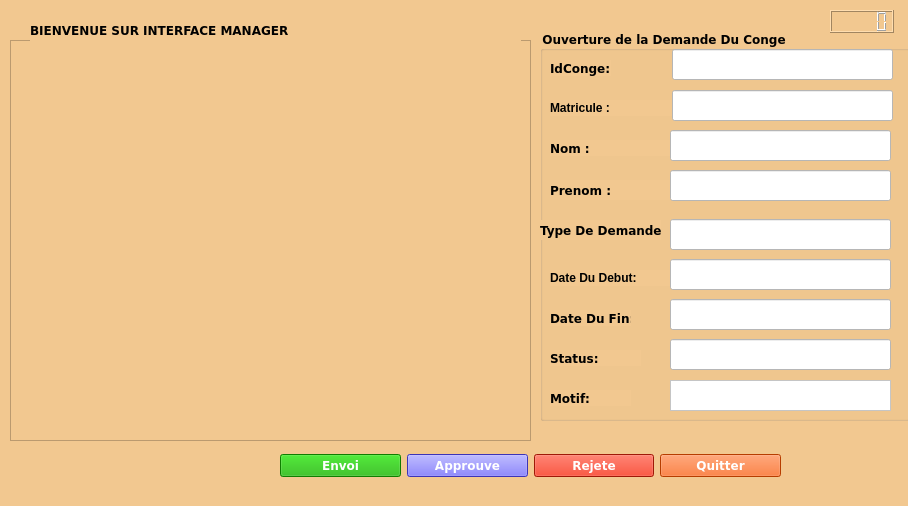
<?xml version="1.0" encoding="UTF-8"?>
<ui version="4.0">
 <class>Manager</class>
 <widget class="QMainWindow" name="Manager">
  <property name="geometry">
   <rect>
    <x>0</x>
    <y>0</y>
    <width>908</width>
    <height>506</height>
   </rect>
  </property>
  <property name="sizePolicy">
   <sizepolicy hsizetype="Fixed" vsizetype="Fixed">
    <horstretch>0</horstretch>
    <verstretch>0</verstretch>
   </sizepolicy>
  </property>
  <property name="windowTitle">
   <string>MANAGER</string>
  </property>
  <property name="styleSheet">
   <string notr="true">background-color: rgb(242, 200, 144);</string>
  </property>
  <widget class="QWidget" name="centralwidget">
   <widget class="QTableView" name="tableViewManager">
    <property name="geometry">
     <rect>
      <x>10</x>
      <y>40</y>
      <width>521</width>
      <height>401</height>
     </rect>
    </property>
    <property name="font">
     <font>
      <family>Verdana</family>
      <italic>true</italic>
     </font>
    </property>
   </widget>
   <widget class="QWidget" name="gridLayoutWidget">
    <property name="geometry">
     <rect>
      <x>280</x>
      <y>450</y>
      <width>501</width>
      <height>31</height>
     </rect>
    </property>
    <layout class="QGridLayout" name="gridLayout">
     <item row="0" column="2">
      <widget class="QPushButton" name="pushButton_2">
       <property name="font">
        <font>
         <family>Verdana</family>
         <weight>75</weight>
         <bold>true</bold>
        </font>
       </property>
       <property name="styleSheet">
        <string notr="true">background-color: rgb(223, 35, 10);
color: rgb(255, 255, 255);</string>
       </property>
       <property name="text">
        <string>Rejete</string>
       </property>
       <property name="icon">
        <iconset resource="MesRessources.qrc">
         <normaloff>:/Images/rejete.png</normaloff>:/Images/rejete.png</iconset>
       </property>
       <property name="iconSize">
        <size>
         <width>20</width>
         <height>20</height>
        </size>
       </property>
      </widget>
     </item>
     <item row="0" column="1">
      <widget class="QPushButton" name="pushButton_3">
       <property name="font">
        <font>
         <family>Verdana</family>
         <weight>75</weight>
         <bold>true</bold>
        </font>
       </property>
       <property name="styleSheet">
        <string notr="true">background-color: rgb(85, 73, 255);
color: rgb(255, 255, 255);</string>
       </property>
       <property name="text">
        <string>Approuve</string>
       </property>
       <property name="icon">
        <iconset resource="MesRessources.qrc">
         <normaloff>:/Images/valide.png</normaloff>:/Images/valide.png</iconset>
       </property>
       <property name="iconSize">
        <size>
         <width>20</width>
         <height>20</height>
        </size>
       </property>
      </widget>
     </item>
     <item row="0" column="0">
      <widget class="QPushButton" name="pushButton_4">
       <property name="font">
        <font>
         <family>Verdana</family>
         <weight>75</weight>
         <bold>true</bold>
        </font>
       </property>
       <property name="styleSheet">
        <string notr="true">background-color: rgb(23, 175, 0);
color: rgb(255, 255, 255);</string>
       </property>
       <property name="text">
        <string>Envoi</string>
       </property>
       <property name="icon">
        <iconset resource="MesRessources.qrc">
         <normaloff>:/Images/send.png</normaloff>:/Images/send.png</iconset>
       </property>
       <property name="iconSize">
        <size>
         <width>20</width>
         <height>20</height>
        </size>
       </property>
      </widget>
     </item>
     <item row="0" column="3">
      <widget class="QPushButton" name="pushButton">
       <property name="font">
        <font>
         <family>Verdana</family>
         <weight>75</weight>
         <bold>true</bold>
        </font>
       </property>
       <property name="styleSheet">
        <string notr="true">background-color: rgb(255, 85, 0);
color: rgb(255, 255, 255);
</string>
       </property>
       <property name="text">
        <string>Quitter</string>
       </property>
       <property name="icon">
        <iconset resource="MesRessources.qrc">
         <normaloff>:/Images/cancel.png</normaloff>:/Images/cancel.png</iconset>
       </property>
       <property name="iconSize">
        <size>
         <width>20</width>
         <height>20</height>
        </size>
       </property>
      </widget>
     </item>
    </layout>
   </widget>
   <widget class="QLabel" name="label">
    <property name="geometry">
     <rect>
      <x>30</x>
      <y>20</y>
      <width>491</width>
      <height>21</height>
     </rect>
    </property>
    <property name="font">
     <font>
      <family>Verdana</family>
      <weight>75</weight>
      <bold>true</bold>
     </font>
    </property>
    <property name="text">
     <string>BIENVENUE SUR INTERFACE MANAGER</string>
    </property>
   </widget>
   <widget class="QGroupBox" name="groupBox">
    <property name="geometry">
     <rect>
      <x>540</x>
      <y>30</y>
      <width>371</width>
      <height>391</height>
     </rect>
    </property>
    <property name="font">
     <font>
      <family>Verdana</family>
      <weight>75</weight>
      <bold>true</bold>
     </font>
    </property>
    <property name="title">
     <string>Ouverture de la Demande Du Conge</string>
    </property>
    <widget class="QLabel" name="label_2">
     <property name="geometry">
      <rect>
       <x>10</x>
       <y>30</y>
       <width>61</width>
       <height>16</height>
      </rect>
     </property>
     <property name="font">
      <font>
       <family>Verdana</family>
       <weight>75</weight>
       <bold>true</bold>
      </font>
     </property>
     <property name="text">
      <string>IdConge:</string>
     </property>
    </widget>
    <widget class="QLineEdit" name="lineEdit">
     <property name="geometry">
      <rect>
       <x>132</x>
       <y>19</y>
       <width>221</width>
       <height>31</height>
      </rect>
     </property>
     <property name="font">
      <font>
       <family>Verdana</family>
       <weight>75</weight>
       <bold>true</bold>
      </font>
     </property>
     <property name="styleSheet">
      <string notr="true">background-color: rgb(255, 255, 255);</string>
     </property>
    </widget>
    <widget class="QLabel" name="label_3">
     <property name="geometry">
      <rect>
       <x>10</x>
       <y>70</y>
       <width>131</width>
       <height>16</height>
      </rect>
     </property>
     <property name="font">
      <font>
       <weight>75</weight>
       <bold>true</bold>
      </font>
     </property>
     <property name="text">
      <string>Matricule :</string>
     </property>
    </widget>
    <widget class="QLineEdit" name="lineEdit_2">
     <property name="geometry">
      <rect>
       <x>132</x>
       <y>60</y>
       <width>221</width>
       <height>31</height>
      </rect>
     </property>
     <property name="font">
      <font>
       <family>Verdana</family>
       <weight>75</weight>
       <bold>true</bold>
      </font>
     </property>
     <property name="styleSheet">
      <string notr="true">background-color: rgb(255, 255, 255);</string>
     </property>
    </widget>
    <widget class="QLabel" name="label_4">
     <property name="geometry">
      <rect>
       <x>10</x>
       <y>110</y>
       <width>141</width>
       <height>16</height>
      </rect>
     </property>
     <property name="font">
      <font>
       <family>Verdana</family>
       <weight>75</weight>
       <bold>true</bold>
      </font>
     </property>
     <property name="text">
      <string>Nom :</string>
     </property>
    </widget>
    <widget class="QLabel" name="label_5">
     <property name="geometry">
      <rect>
       <x>10</x>
       <y>150</y>
       <width>121</width>
       <height>20</height>
      </rect>
     </property>
     <property name="font">
      <font>
       <family>Verdana</family>
       <weight>75</weight>
       <bold>true</bold>
      </font>
     </property>
     <property name="text">
      <string>Prenom :</string>
     </property>
    </widget>
    <widget class="QLineEdit" name="lineEdit_3">
     <property name="geometry">
      <rect>
       <x>130</x>
       <y>100</y>
       <width>221</width>
       <height>31</height>
      </rect>
     </property>
     <property name="font">
      <font>
       <family>Verdana</family>
       <weight>75</weight>
       <bold>true</bold>
      </font>
     </property>
     <property name="styleSheet">
      <string notr="true">background-color: rgb(255, 255, 255);</string>
     </property>
    </widget>
    <widget class="QLineEdit" name="lineEdit_4">
     <property name="geometry">
      <rect>
       <x>130</x>
       <y>140</y>
       <width>221</width>
       <height>31</height>
      </rect>
     </property>
     <property name="font">
      <font>
       <family>Verdana</family>
       <weight>75</weight>
       <bold>true</bold>
      </font>
     </property>
     <property name="styleSheet">
      <string notr="true">background-color: rgb(255, 255, 255);</string>
     </property>
    </widget>
    <widget class="QLabel" name="label_6">
     <property name="geometry">
      <rect>
       <x>0</x>
       <y>190</y>
       <width>121</width>
       <height>20</height>
      </rect>
     </property>
     <property name="font">
      <font>
       <family>Verdana</family>
       <weight>75</weight>
       <bold>true</bold>
      </font>
     </property>
     <property name="text">
      <string>Type De Demande :</string>
     </property>
    </widget>
    <widget class="QLineEdit" name="lineEdit_5">
     <property name="geometry">
      <rect>
       <x>130</x>
       <y>189</y>
       <width>221</width>
       <height>31</height>
      </rect>
     </property>
     <property name="font">
      <font>
       <family>Verdana</family>
       <weight>75</weight>
       <bold>true</bold>
      </font>
     </property>
     <property name="styleSheet">
      <string notr="true">background-color: rgb(255, 255, 255);</string>
     </property>
    </widget>
    <widget class="QLabel" name="label_7">
     <property name="geometry">
      <rect>
       <x>10</x>
       <y>240</y>
       <width>121</width>
       <height>16</height>
      </rect>
     </property>
     <property name="font">
      <font>
       <weight>75</weight>
       <bold>true</bold>
      </font>
     </property>
     <property name="text">
      <string>Date Du Debut:</string>
     </property>
    </widget>
    <widget class="QLineEdit" name="lineEdit_6">
     <property name="geometry">
      <rect>
       <x>130</x>
       <y>229</y>
       <width>221</width>
       <height>31</height>
      </rect>
     </property>
     <property name="font">
      <font>
       <family>Verdana</family>
       <weight>75</weight>
       <bold>true</bold>
      </font>
     </property>
     <property name="styleSheet">
      <string notr="true">background-color: rgb(255, 255, 255);</string>
     </property>
    </widget>
    <widget class="QLabel" name="label_8">
     <property name="geometry">
      <rect>
       <x>10</x>
       <y>280</y>
       <width>81</width>
       <height>16</height>
      </rect>
     </property>
     <property name="font">
      <font>
       <family>Verdana</family>
       <weight>75</weight>
       <bold>true</bold>
      </font>
     </property>
     <property name="text">
      <string>Date Du Fin:</string>
     </property>
    </widget>
    <widget class="QLineEdit" name="lineEdit_7">
     <property name="geometry">
      <rect>
       <x>130</x>
       <y>269</y>
       <width>221</width>
       <height>31</height>
      </rect>
     </property>
     <property name="font">
      <font>
       <family>Verdana</family>
       <weight>75</weight>
       <bold>true</bold>
      </font>
     </property>
     <property name="styleSheet">
      <string notr="true">background-color: rgb(255, 255, 255);</string>
     </property>
    </widget>
    <widget class="QLabel" name="label_9">
     <property name="geometry">
      <rect>
       <x>10</x>
       <y>320</y>
       <width>91</width>
       <height>16</height>
      </rect>
     </property>
     <property name="font">
      <font>
       <family>Verdana</family>
       <weight>75</weight>
       <bold>true</bold>
      </font>
     </property>
     <property name="text">
      <string>Status:</string>
     </property>
    </widget>
    <widget class="QLineEdit" name="lineEdit_8">
     <property name="geometry">
      <rect>
       <x>130</x>
       <y>309</y>
       <width>221</width>
       <height>31</height>
      </rect>
     </property>
     <property name="font">
      <font>
       <family>Verdana</family>
       <weight>75</weight>
       <bold>true</bold>
      </font>
     </property>
     <property name="styleSheet">
      <string notr="true">background-color: rgb(255, 255, 255);</string>
     </property>
    </widget>
    <widget class="QLabel" name="labelMotif">
     <property name="geometry">
      <rect>
       <x>10</x>
       <y>360</y>
       <width>81</width>
       <height>16</height>
      </rect>
     </property>
     <property name="font">
      <font>
       <family>Verdana</family>
       <weight>75</weight>
       <bold>true</bold>
      </font>
     </property>
     <property name="text">
      <string>Motif:</string>
     </property>
    </widget>
    <widget class="QTextEdit" name="textEdit">
     <property name="geometry">
      <rect>
       <x>130</x>
       <y>350</y>
       <width>221</width>
       <height>31</height>
      </rect>
     </property>
     <property name="font">
      <font>
       <family>Verdana</family>
       <weight>75</weight>
       <bold>true</bold>
      </font>
     </property>
     <property name="styleSheet">
      <string notr="true">background-color: rgb(255, 255, 255);</string>
     </property>
    </widget>
   </widget>
   <widget class="QLCDNumber" name="lcdNumber">
    <property name="geometry">
     <rect>
      <x>830</x>
      <y>10</y>
      <width>64</width>
      <height>23</height>
     </rect>
    </property>
   </widget>
  </widget>
  <widget class="QMenuBar" name="menubar">
   <property name="geometry">
    <rect>
     <x>0</x>
     <y>0</y>
     <width>908</width>
     <height>21</height>
    </rect>
   </property>
  </widget>
  <widget class="QStatusBar" name="statusbar"/>
 </widget>
 <resources>
  <include location="MesRessources.qrc"/>
 </resources>
 <connections/>
</ui>
